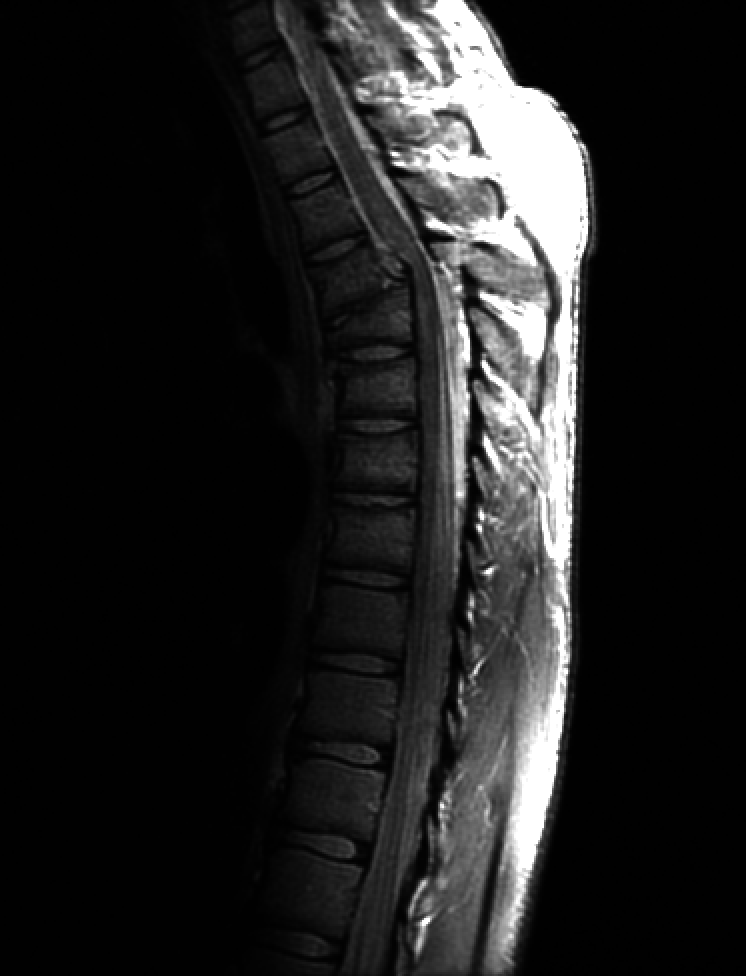
%> input picture 4. Power Law Transformation/fractured_spine.tif, 746 x 976 px
$ octave Power_Law_Transformation.m   (GNU Octave 9; MATLAB toolbox functions it lacks are replaced by stand-ins)
%> lines starting %> are read from the running program, lines starting %| are printed output that depends on the picture
%G黮 Eda Aydemir - Power Law Transformation to the 'fractured_spine.tif' image.
%Download the 'fractured_spine.tif' to your current folder.
%03/2019

clc;clear all;close all;

T=imread('fractured_spine.tif'); %read image
%> T is the input picture: size 976x746 uint8; min 0, max 255, mean 32.6
figure
subplot(2,3,1)
imagesc(T)
title('Original Image')

A=im2double(T);
B=A/255;
C=B.^0.6;
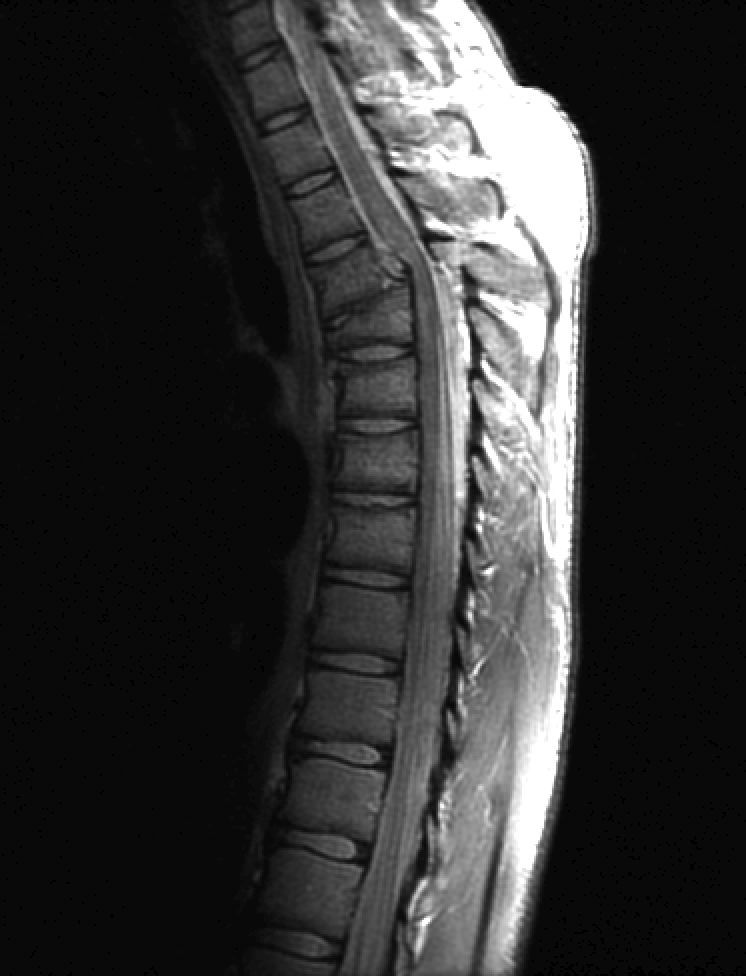
%> C: size 976x746 double; min 0, max 0.036, mean 0.00708; drawn with min black and max white
D=C*255;
subplot(2,3,2)
imagesc(D);
title('0.6')

C=B.^0.5;
D=C*255;
subplot(2,3,3)
imagesc(D);
title('0.5')

C=B.^0.4;
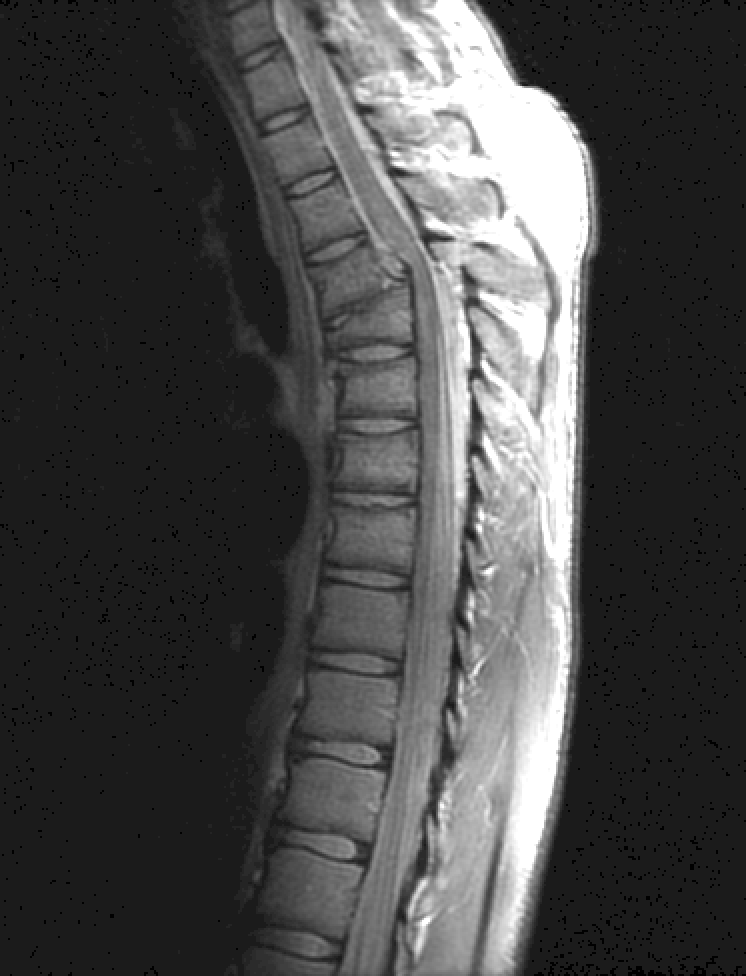
%> C: size 976x746 double; min 0, max 0.109, mean 0.0309; drawn with min black and max white
D=C*255;
subplot(2,3,4)
imagesc(D);
title('0.4')

C=B.^0.3;
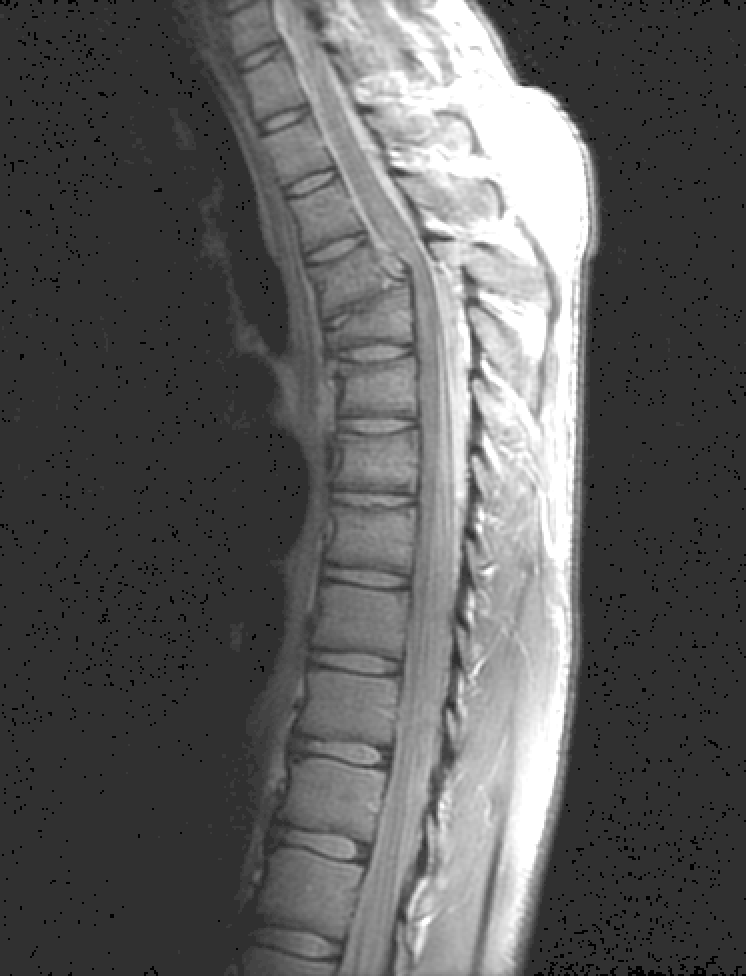
%> C: size 976x746 double; min 0, max 0.19, mean 0.0686; drawn with min black and max white
D=C*255;
subplot(2,3,5)
imagesc(D);
title('0.3')

C=B.^5;
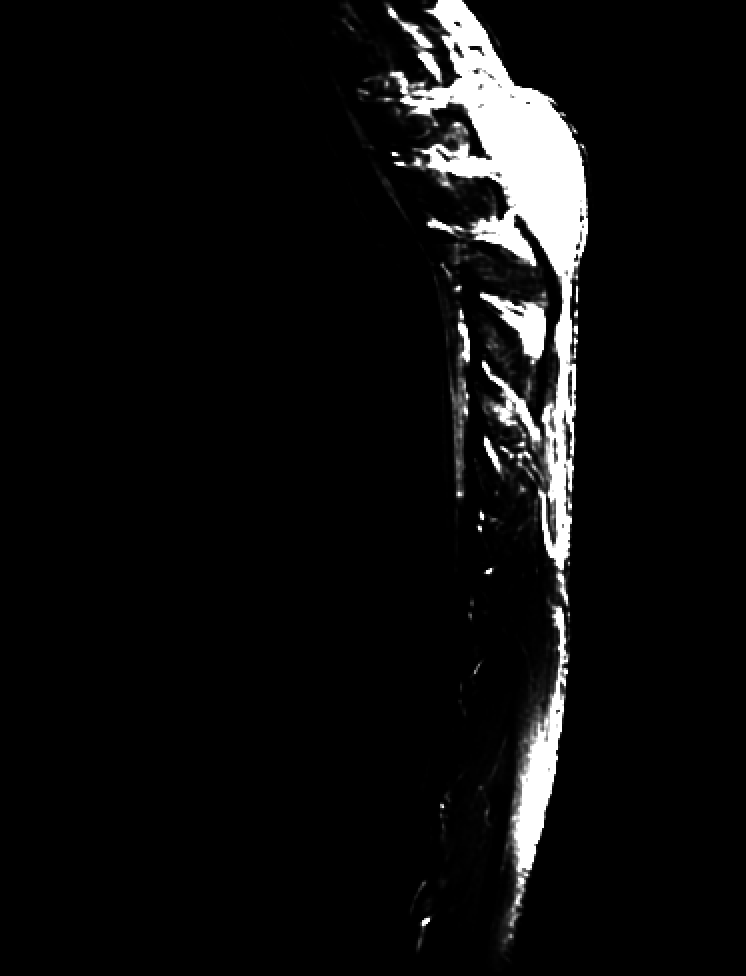
%> C: size 976x746 double; min 0, max 9.27e-13, mean 5.22e-14; drawn with min black and max white
D=C*255;
subplot(2,3,6)
imagesc(D);
title('5')
colormap gray
